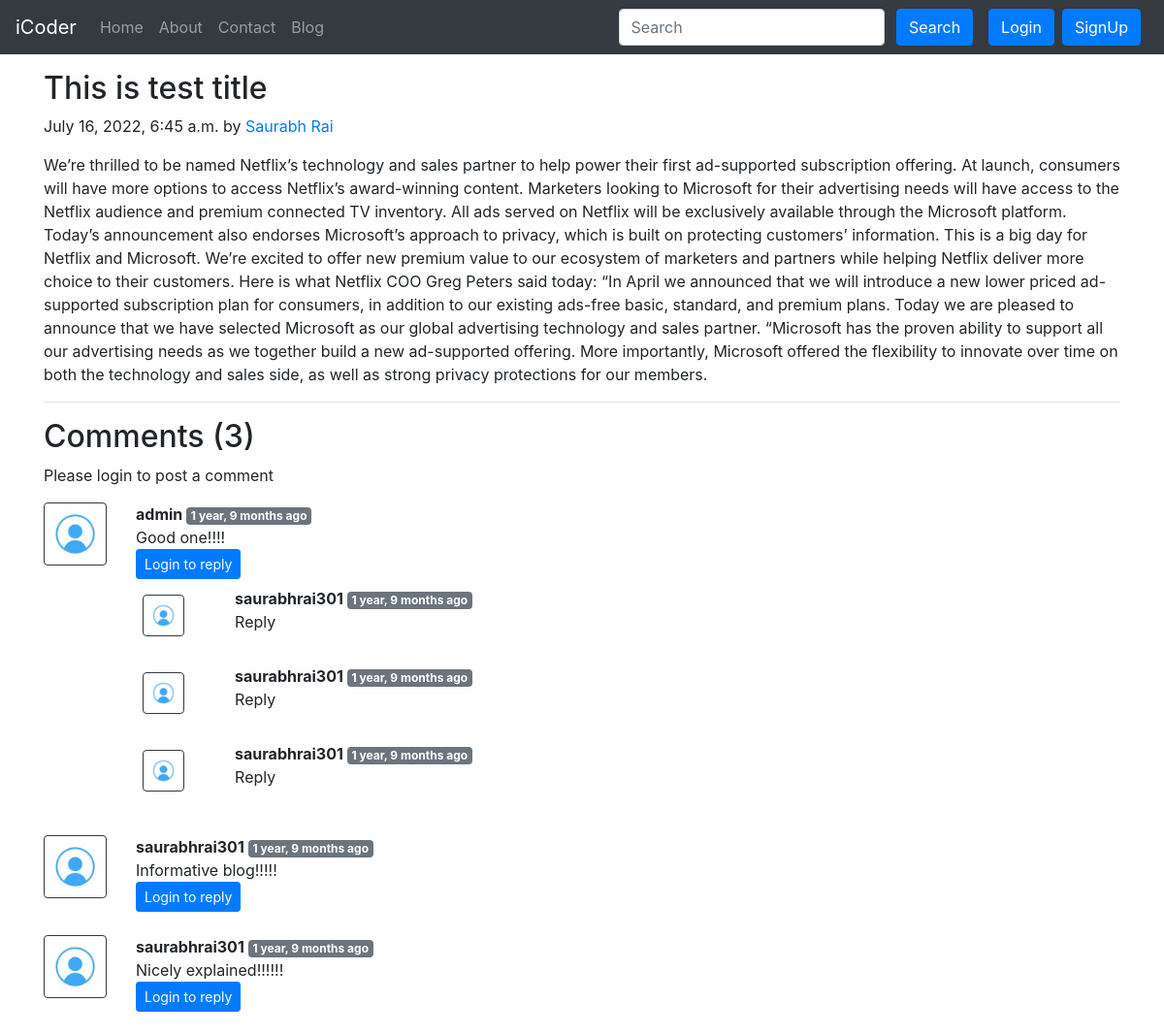
Page /blog/First Test Post on the committed database.
### blog/models.py (models this page shows, shortened)
class Post(models.Model):
     sno= models.AutoField(primary_key=True)
     title= models.CharField(max_length=255)
     content= models.TextField()
     author=models.CharField(max_length=13)
     slug=models.CharField(max_length=130)
     timeStamp=models.DateTimeField(blank=True)

class BlogComment(models.Model):
    sno= models.AutoField(primary_key=True)
    comment=models.TextField()
    user=models.ForeignKey(User, on_delete=models.CASCADE)
    post=models.ForeignKey(Post, on_delete=models.CASCADE)
    parent=models.ForeignKey('self',on_delete=models.CASCADE, null=True )
    timestamp= models.DateTimeField(default=now)

### blog/views.py (the view)
# urls.py: path('<str:slug>', views.blogPost, name="blogPost"),
def blogPost(request, slug):
    post=Post.objects.filter(slug=slug).first()
    comments= BlogComment.objects.filter(post=post, parent=None)
    replies= BlogComment.objects.filter(post=post).exclude(parent=None)
    replyDict={}
    for reply in replies:
        if reply.parent.sno not in replyDict.keys():
            replyDict[reply.parent.sno]=[reply]
        else:
            replyDict[reply.parent.sno].append(reply)
    context={'post':post, 'comments': comments, 'user': request.user, 'replyDict': replyDict}
    return render(request, "blog/blogPost.html", context)

### blog/templatetags/extras.py (called while the page is built)
@register.filter(name='get_val')
def get_val(dict, key):
    return dict.get(key)

### templates/blog/blogPost.html (shortened to what this page needs)
{% extends 'base.html' %}
{% block body %}
{% load humanize %}
{% load extras %}
<div class="container my-3">
    <h2 class="blog-post-title">{{post.title}}</h2>
    <p class="blog-post-meta">{{post.timeStamp}} by <a href="/about">{{post.author}}</a></p>
    <p>{{post.content|safe}}</p>
    <hr>
</div>
<div class="container">
    <h2> Comments ({{comments.count}}) </h2>
    <div class="my-2">
        {% if user.is_authenticated %}
        <form action="/blog/postComment" method="post">
            {% csrf_token %}
            <div class="form-group">
                <label for="exampleInputEmail1">Post Comment </label>
                <input type="text" class="form-control" name="comment" placeholder="Enter comment here">
            </div>
            <input type="hidden" name="postSno" value="{{post.sno}}">
            <input type="hidden" name="parentSno" value="">
            <button type="submit" class="btn btn-primary">Submit</button>
        </form>
        {% else %}
        Please login to post a comment
        {% endif %}
    </div>
    {% for comment in comments %}
    <div class="row my-3">
        <div class="col-md-1  ">
            <img class="rounded mx-auto d-block w-100 border border-dark p-2" src="/static/img/user.jpg" alt="user">
        </div>
        <div class="col-md-11 ">
            <b> {{comment.user.username}} </b> <span class="badge badge-secondary ">{{comment.timestamp| naturaltime}}</span>
            <div>{{comment.comment}}</div>
            <div class="reply mx-0">
                {% if user.is_authenticated %}
                <button class="btn btn-sm btn-primary" type="button" data-toggle="collapse" data-target="#replyBox{{comment.sno}}" aria-expanded="false" aria-controls="replyBox{{comment.sno}}">
                    Reply
                </button>
                <div class="collapse" id="replyBox{{comment.sno}}">
                    <div class="card card-body my-2">
                        <form action="/blog/postComment" method="post">
                            {% csrf_token %}
                            <div class="form-group">
                                <label for="comment">Post a reply </label>
                                <input type="text" class="form-control" name="comment" placeholder="Enter comment here">
                                <input type="hidden" name="parentSno" value="{{comment.sno}}">
                            </div>
                            <input type="hidden" name="postSno" value="{{post.sno}}">
                            <button type="submit" class="btn btn-primary">Submit</button>
                        </form>
                    </div>
                </div>
                {% else %}
                <button class="btn btn-sm btn-primary" type="button" data-toggle="collapse" data-target="#replyBox{{comment.sno}}" aria-expanded="false" aria-controls="replyBox{{comment.sno}}">
                    Login to reply
                </button>
                {% endif %}
                <div class="replies my-2 ">
                    {% for reply in replyDict|get_val:comment.sno %}
                    <div class="row my-2">
                        <div class="col-md-1 ">
                            <img class="rounded mx-auto d-block w-75 my-2 border border-dark p-2" src="/static/img/user.jpg" alt="user">
                        </div>
                        <div class="col-md-11">
                            <div class="col-md-11 ">
                                <b> {{reply.user.username}} </b> <span class="badge badge-secondary ">{{reply.timestamp| naturaltime}}</span>
                                <div>{{reply.comment}}</div>
                            </div>
                            <br>
                        </div>
                    </div>
                    {% endfor %}
                </div>
            </div>
        </div>
    </div>
    {% endfor %}
</div>
{% endblock %}

### templates/base.html (shortened to what this page needs)
<!doctype html>
<html lang="en">
  <head>
    <link rel="stylesheet" href="https://stackpath.bootstrapcdn.com/bootstrap/4.5.2/css/bootstrap.min.css">
  </head>
  <body>
    <nav class="navbar navbar-expand-lg navbar-dark bg-dark">
        <a class="navbar-brand" href="/">iCoder</a>
        <div class="collapse navbar-collapse" id="navbarSupportedContent">
          <ul class="navbar-nav mr-auto">
            <li class="nav-item {% block homeactive %}  {% endblock homeactive %}">
              <a class="nav-link" href="/">Home <span class="sr-only">(current)</span></a>
            </li>
            <li class="nav-item {% block aboutactive %}  {% endblock aboutactive %}" >
              <a class="nav-link" href="/about">About</a>
            </li>
            <li class="nav-item {% block contactactive %}  {% endblock contactactive %} ">
              <a class="nav-link" href="/contact">Contact</a>
            </li>
            <li class="nav-item {% block blogactive %}  {% endblock blogactive %} ">
              <a class="nav-link" href="/blog">Blog</a>
            </li>
          </ul>
          <div class="ml-auto form-inline ">
          <form method="get" action="/search"class="my-2 my-lg-0 mx-3">
            <input class="form-control mr-sm-2" type="search" placeholder="Search" aria-label="Search" name="query" id="query">
            <button class="btn btn-primary my-2 my-sm-0 " type="submit">Search</button>
          </form>
{% if user.is_authenticated %}
<ul class="navbar-nav mr-2">
<li class="nav-item dropdown">
<a class="nav-link dropdown-toggle" href='#' id="navbarDropdown" role="button" data-toggle="dropdown"> Welcome {{request.user}}</a>
<div class="dropdown-menu" aria-labelledby="navbarDropdown">
          <a class="dropdown-item" href="/logout">Logout</a>
        </div>
      </li>
      </ul>
      </div>
{% else %}
<button type="button" class="btn btn-primary mr-2" data-toggle="modal" data-target="#loginModal">
Login
</button>
<button type="button" class="btn btn-primary mr-2" data-toggle="modal" data-target="#signupModal">
SignUp
</button>
{% endif %}
        </div>
      </nav>
      {% block body %}  {% endblock body %}
  </body>
</html>

### rows in the picture
Post: title "This is test title", timeStamp "July 16, 2022, 6:45 a.m.", author "Saurabh Rai", content "We’re thrilled to be named Netflix’s technology and sales partner to help power their first ad-supported subscription offering. At launch, consumers will have more options to access Netflix’s award-winning content. Marketers looking to Microsoft for their advertising needs will have access to the Netflix audience and premium connected TV inventory. All ads served on Netflix will be exclusively available through the Microsoft platform. Today’s announcement also endorses Microsoft’s approach to privacy, which is built on protecting customers’ information. This is a big day for Netflix and Microsoft. We’re excited to offer new premium value to our ecosystem of marketers and partners while…"
BlogComment: user.username "admin", timestamp "1 year, 9 months ago", comment "Good one!!!!"
BlogComment: user.username "saurabhrai301", timestamp "1 year, 9 months ago", comment "Reply"
BlogComment: user.username "saurabhrai301", timestamp "1 year, 9 months ago", comment "Reply"
BlogComment: user.username "saurabhrai301", timestamp "1 year, 9 months ago", comment "Reply"
BlogComment: user.username "saurabhrai301", timestamp "1 year, 9 months ago", comment "Informative blog!!!!!"
BlogComment: user.username "saurabhrai301", timestamp "1 year, 9 months ago", comment "Nicely explained!!!!!!"

### other values in the picture
{{ comments.count }} "3"
